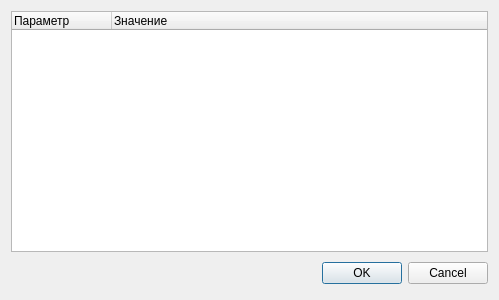
<?xml version="1.0" encoding="UTF-8"?>
<ui version="4.0">
 <class>IcrXXXXDlgClass</class>
 <widget class="QDialog" name="IcrXXXXDlgClass">
  <property name="geometry">
   <rect>
    <x>0</x>
    <y>0</y>
    <width>499</width>
    <height>300</height>
   </rect>
  </property>
  <property name="windowTitle">
   <string>Dialog</string>
  </property>
  <layout class="QVBoxLayout" name="verticalLayout">
   <item>
    <widget class="ParamsTreeWidget" name="m_pParamTreeWidget">
     <property name="columnCount">
      <number>2</number>
     </property>
     <attribute name="headerVisible">
      <bool>true</bool>
     </attribute>
     <column>
      <property name="text">
       <string>Параметр</string>
      </property>
     </column>
     <column>
      <property name="text">
       <string>Значение</string>
      </property>
     </column>
    </widget>
   </item>
   <item>
    <layout class="QHBoxLayout">
     <property name="spacing">
      <number>6</number>
     </property>
     <property name="margin">
      <number>0</number>
     </property>
     <item>
      <spacer>
       <property name="orientation">
        <enum>Qt::Horizontal</enum>
       </property>
       <property name="sizeHint" stdset="0">
        <size>
         <width>131</width>
         <height>31</height>
        </size>
       </property>
      </spacer>
     </item>
     <item>
      <widget class="QPushButton" name="okButton">
       <property name="text">
        <string>OK</string>
       </property>
      </widget>
     </item>
     <item>
      <widget class="QPushButton" name="cancelButton">
       <property name="text">
        <string>Cancel</string>
       </property>
      </widget>
     </item>
    </layout>
   </item>
  </layout>
 </widget>
 <customwidgets>
  <customwidget>
   <class>ParamsTreeWidget</class>
   <extends>QTreeWidget</extends>
   <header location="global">ParamsTreeWidget.h</header>
  </customwidget>
 </customwidgets>
 <resources/>
 <connections>
  <connection>
   <sender>okButton</sender>
   <signal>clicked()</signal>
   <receiver>IcrXXXXDlgClass</receiver>
   <slot>accept()</slot>
   <hints>
    <hint type="sourcelabel">
     <x>278</x>
     <y>253</y>
    </hint>
    <hint type="destinationlabel">
     <x>96</x>
     <y>254</y>
    </hint>
   </hints>
  </connection>
  <connection>
   <sender>cancelButton</sender>
   <signal>clicked()</signal>
   <receiver>IcrXXXXDlgClass</receiver>
   <slot>reject()</slot>
   <hints>
    <hint type="sourcelabel">
     <x>369</x>
     <y>253</y>
    </hint>
    <hint type="destinationlabel">
     <x>179</x>
     <y>282</y>
    </hint>
   </hints>
  </connection>
 </connections>
</ui>
